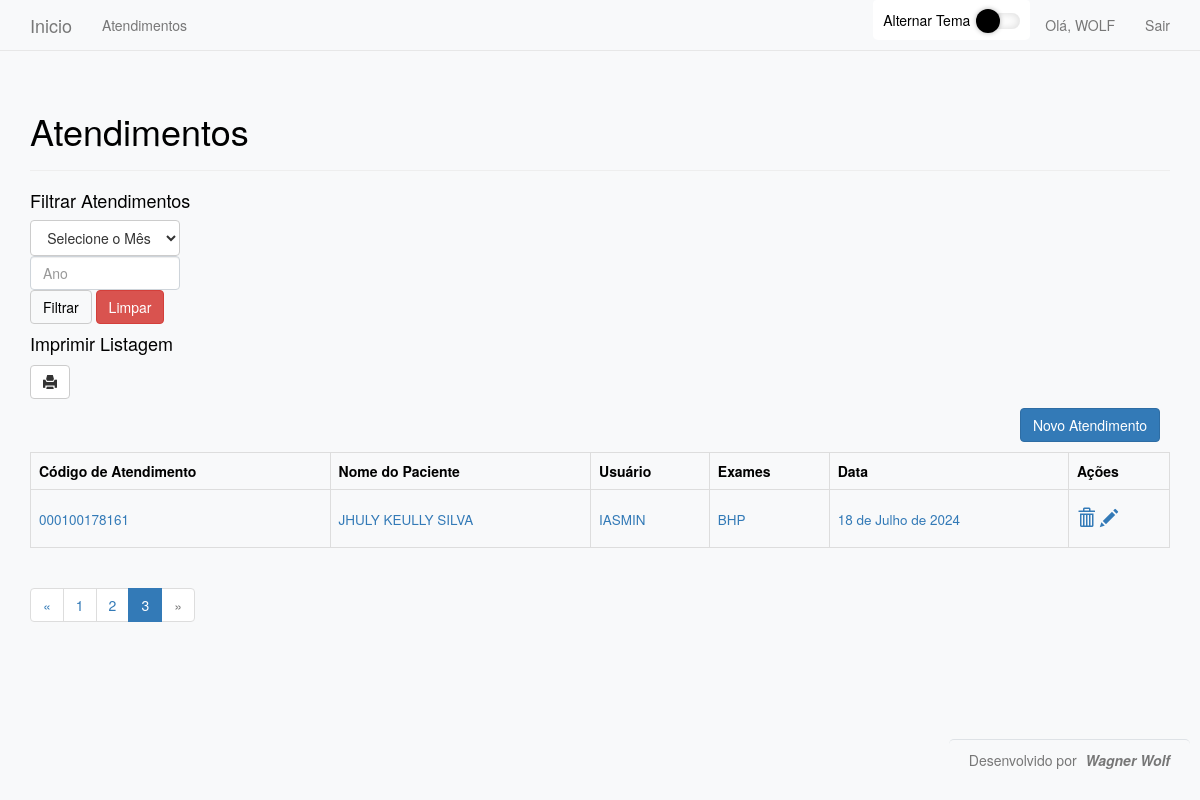
The page /atendimentos?page=3 (signed in) on the database as committed earlier.
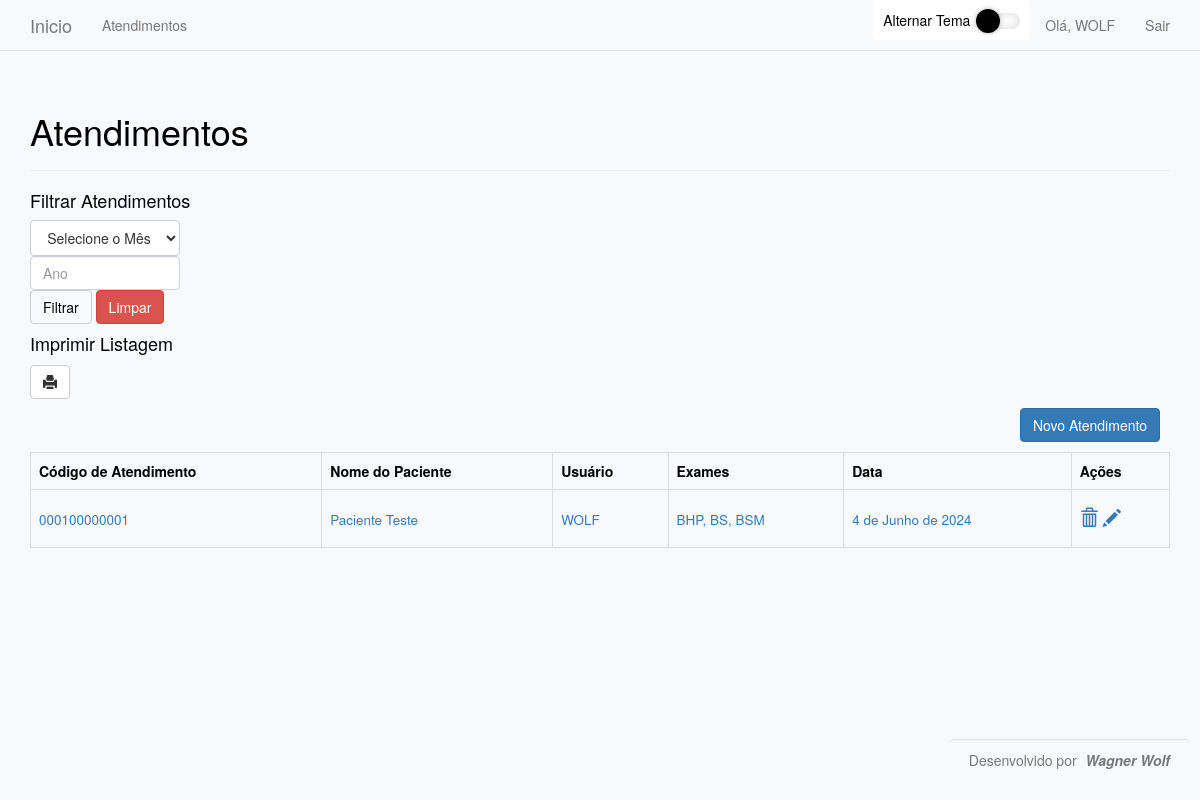
The same page on the database as committed later.
### atendimentos/models.py (models this page shows, shortened)
class Atendimento (models.Model):
    codigo = models.CharField(max_length=12)
    nomePaciente = models.CharField(max_length=200)
    dataAtendimento = models.DateField(auto_now_add=True)
    usuario = models.ForeignKey(User, on_delete=models.CASCADE)
    exames = models.ManyToManyField("Exame")
    def __str__ (self):
        exames = list(self.exames.all())
        ex = []
        for exame in exames:
            ex.append(exame.mnemonico)
        ex = str(ex)
        ex = ex.replace("[","")
        ex = ex.replace("]","")
        ex = ex.replace("'","")
        ex = ex.replace(" ","")
        ex = ex.replace(",",", ")
        return ex

class Exame(models.Model):
    mnemonico = models.CharField(max_length=10)
    nomeExame = models.CharField(max_length=100)
    mneapoio = models.CharField(max_length=10)

### atendimentos/views.py (the view, shortened to what this page needs)
# urls.py: path('atendimentos', views.atendimentos, name ='atendimentos'),
@login_required
def atendimentos(request):
    if request.method != 'POST':
        atendimentos = Atendimento.objects.order_by('dataAtendimento')
        paginator = Paginator(atendimentos, 15)
        page_number = request.GET.get("page")
        page_obj = paginator.get_page(page_number)
        context = {'atendimentos': atendimentos, 'page_obj':page_obj}
        return render(request, 'atendimentos/atendimentos.html', context)

### atendimentos/templates/atendimentos/atendimentos.html (shortened to what this page needs)
{%extends "atendimentos/base.html"%}
{%load bootstrap3%}
{%block header%}
{%if not filtrado%}
<h1>Atendimentos</h1>
{%else%}
<h1>Atendimentos do Mês {{mesnome}} do ano de {{ano}}</h1>
{%endif%}
    {%endblock header%}
{% block content%}
<div>
    <h4>Filtrar Atendimentos</h2>
    <form action="/atendimentos" method="post" class="form">
        <select class="btn btn-default form-select pull" name="mes" required>
            <option value="" selected>Selecione o Mês</option>
          </select>
            <input type="text" class="form-control" name= "ano" placeholder="Ano" required aria-describedby="basic-addon1">
            {%buttons%}
            <button name="submit" class="btn btn-default" aria-label="Left Align">Filtrar</button>
            <a href="{%url 'atendimentos'%}"class="btn btn-danger" aria-label="Left Align">Limpar</a>
        {%endbuttons%}
    </form>
</div>
<div>
  <h4>Imprimir Listagem</h2>
    {%if not filtrado%}
    <a href="{%url 'report'%}"target="_blank" class="btn btn-default glyphicon glyphicon-print" aria-label="Left Align"></a>
  {%endif%}
</div>
<table class="table table-bordered ">
        <a class="btn btn-primary pull-right" style="margin:10px" aria-label="Left Align" href="{% url 'new_atendimento'%}">Novo Atendimento</a>
        <tr>
            <th class="tableheader" scope="col">Código de Atendimento</th>
            <th class="tableheader" scope="col">Nome do Paciente</th>
            <th class="tableheader" scope="col">Usuário</th>
            <th class="tableheader" scope="col">Exames</th>
            <th class="tableheader" scope="col">Data</th>
            <th class="tableheader" scope="col">Ações</th>
          </tr>
    {% for atendimento in page_obj %}
        <tr>
        <td>
            <h4>
                 <small><a title="Clique para visualizar o Atendimento" href="{% url 'atendimento' atendimento.id%}">{{atendimento.codigo}}</a></small>
            </h4>
        </td>
        <td>
            <h4>
                 <small><a title="Clique para visualizar o Atendimento" href="{% url 'atendimento' atendimento.id%}">{{atendimento.nomePaciente}}</a></small>
            </h4>
        <td>
            <h4>
                 <small>   <a class="text-uppercase" title="Clique para visualizar o Atendimento" href="{% url 'atendimento' atendimento.id%}">{{atendimento.usuario}}</a></small>
            </h4>
        </td>
        <td>
            <h4>
                 <small><a class="" title="Clique para visualizar o Atendimento" href="{% url 'atendimento' atendimento.id%}">{{atendimento}}</a></small>
            </h4>
        </td>
        <td>
            <h4>
                 <small><a title="Clique para visualizar o Atendimento" href="{% url 'atendimento' atendimento.id%}">{{atendimento.dataAtendimento}}</a></small>
            </h4>
        </td>
        <td>
            <h4>
                 <a title="Apagar Atendimento" class="glyphicon glyphicon-trash" onclick="return confirm('Tem certeza que deseja excluir?')" href="{% url 'delete_atendimento' atendimento.id%}"></a>
                 <a title="Editar Atendimento" class="glyphicon glyphicon-pencil" href="{% url 'edit_atendimento' atendimento.id%}"></a>
            </h4>
        </td>
        </td>
        </tr>
         {%empty%}
         <td>
        <h4>Não há atendimentos</h4>
        </td>
    {% endfor %}
    </table>
    {% if page_obj.has_other_pages %}
    <ul class="pagination">
      {% if page_obj.has_previous %}
        <li><a href="?page={{ page_obj.previous_page_number }}">&laquo;</a></li>
      {% else %}
        <li class="disabled"><span>&laquo;</span></li>
      {% endif %}
      {% for i in page_obj.paginator.page_range %}
        {% if page_obj.number == i %}
          <li class="active"><span>{{ i }} <span class="sr-only">(current)</span></span></li>
        {% else %}
          <li><a href="?page={{ i }}">{{ i }}</a></li>
        {% endif %}
      {% endfor %}
      {% if page_obj.has_next %}
        <li><a href="?page={{ page_obj.next_page_number }}">&raquo;</a></li>
      {% else %}
        <li class="disabled"><span>&raquo;</span></li>
      {% endif %}
    </ul>
  {% endif %}
{%endblock content%}

Rows that differ between the two databases and show on the page:
removed Atendimento: codigo "000100178161", nomePaciente "JHULY KEULLY SILVA", usuario "IASMIN", id.mnemonico "BHP", dataAtendimento "18 de Julho de 2024"
added Atendimento: codigo "000100000001", nomePaciente "Paciente Teste", usuario "WOLF", id.mnemonico "BHP, BS, BSM", dataAtendimento "4 de Junho de 2024"
Other text that changed with them:
list line gone: "1"
list line gone: "2"
list line gone: "3"
